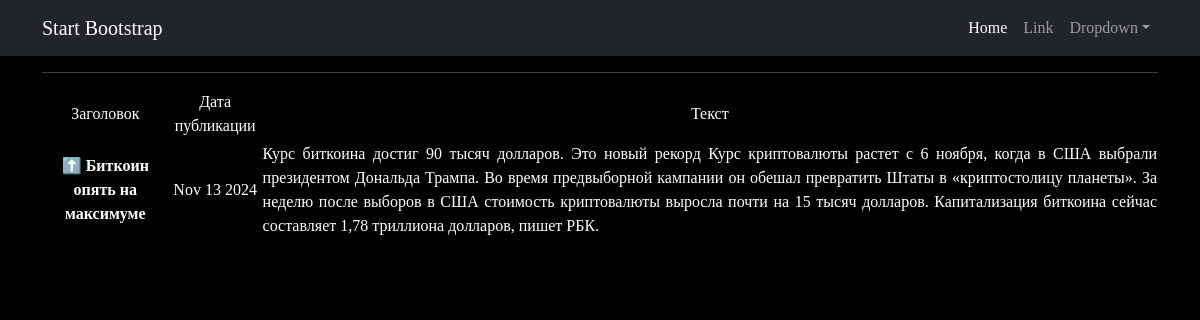
/news/19, run on the app's committed database.
### News/models.py (models this page shows, shortened)
class Post(models.Model):
    article = 'AR'
    news = 'NE'
    TYPES = [
        (article, 'Статья'),
        (news, 'Новость')
    ]
    author = models.ForeignKey(Author, on_delete=models.CASCADE)
    news_type = models.CharField(max_length=2, choices=TYPES, default=article)
    publication_date = models.DateTimeField(auto_now_add=True)
    category = models.ManyToManyField(Category, through='PostCategory')
    title = models.CharField(max_length=150)
    text = models.TextField()
    rating = models.IntegerField(default=0, validators=[MinValueValidator(0)])

### News/views.py (the view)
# urls.py: path('<int:pk>', PostDetail.as_view(), name='post_detail'),
class PostDetail(DetailView):
    model = Post
    template_name = 'post.html'
    context_object_name = 'post'

### News/templatetags/custom_filters.py (called while the page is built)
@register.filter()
def censor(value, bad_word=None):
    splitted_text = value.split()
    censored_text = []
    for word in splitted_text:
        for bad_word in ILLEGAL_WORDS:
            if word.startswith(bad_word):
                censored_word = word[0] + '*'*(len(word) - 1)
                censored_text.append(censored_word)
                break
        else:
            censored_text.append(word)
    return ' '.join(censored_text)

### templates/post.html (shortened to what this page needs)
{% extends 'flatpages/default.html' %}
{% load custom_filters %}
{% block content %}
   <hr>
   {% if post %}
       <table>
           <tr style="border-bottom: 2px solid black;">
               <td>Заголовок</td>
               <td>Дата публикации</td>
               <td>Текст</td>
           </tr>
           <tr>
               <td><b>{{ post.title|censor:"викинг, Викинги, викингов, лидер, Лидер" }}</b></td>
               <td>{{ post.publication_date|date:'M d Y' }}</td>
               <td style="text-align: justify;"> {{ post.text|censor:"викинг, Викинги, викингов, лидер, Лидер" }}</td>
           </tr>
       </table>
   {% else %}
       <h2>Публикации не существует!</h2>
   {% endif %}
{% endblock content %}

### templates/post.html (style rules this page uses)
body { font-family: 'arial black'; color: #FFFFFF; background-color: #000000; }

### data on the page
Post: title|censor "⬆️ Биткоин опять на максимуме", publication_date "Nov 13 2024", text|censor "Курс биткоина достиг 90 тысяч долларов. Это новый рекорд Курс криптовалюты растет с 6 ноября, когда в США выбрали президентом Дональда Трампа. Во время предвыборной кампании он обешал превратить Штаты в «криптостолицу планеты». За неделю после выборов в США стоимость криптовалюты выросла почти на 15 тысяч долларов. Капитализация биткоина сейчас составляет 1,78 триллиона долларов, пишет РБК."
